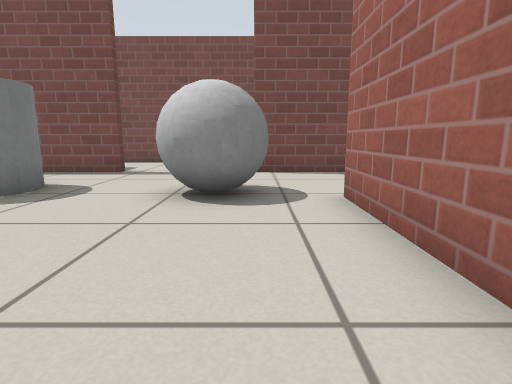
View 1 (above)

16 first-person views from a walk through a world built for the Gazebo simulator. The camera is 0.5 m above the floor, tilts 10° down and sees 80° across. The floor is counted in squares, 0.5 m on a side. Each view is taken from the middle of a square. On the plan, view 1 faces up. The plan holds only what a view shows up to about 12 squares ahead; the rest is blank. Simple patterns stand in for the simulator's built-in surfaces.

View 2
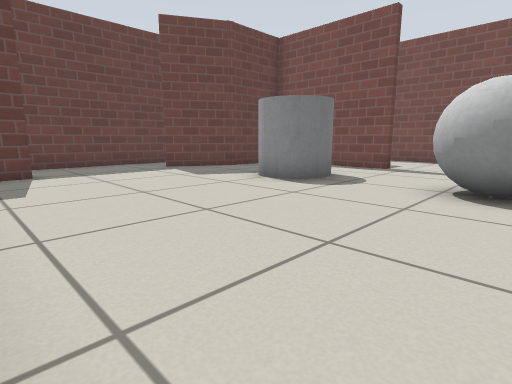

View 3
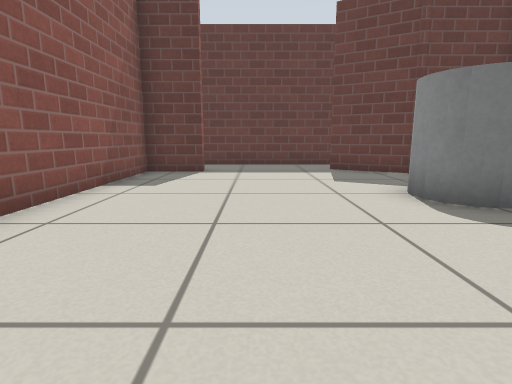

View 4
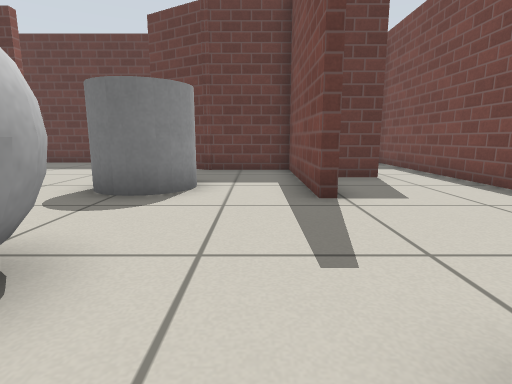

View 5
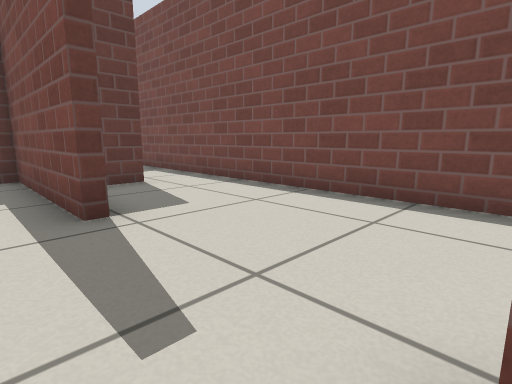

View 6
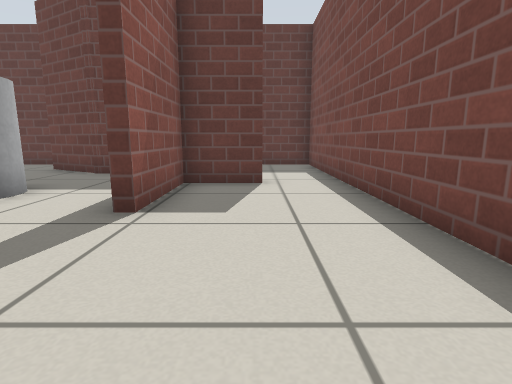

View 7
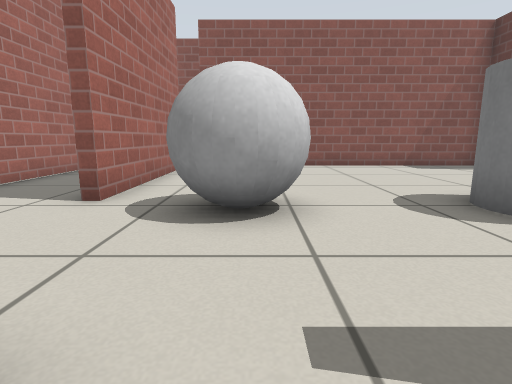

View 8
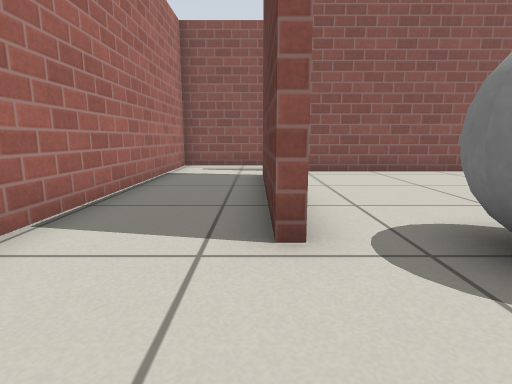

View 9
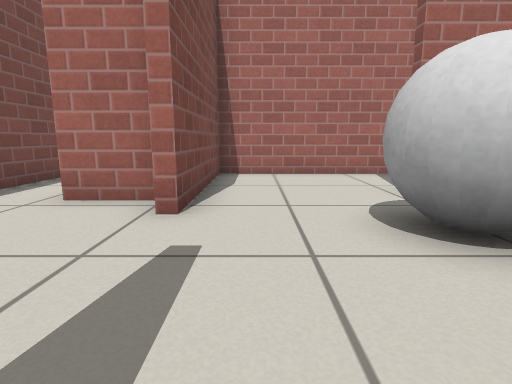

View 10
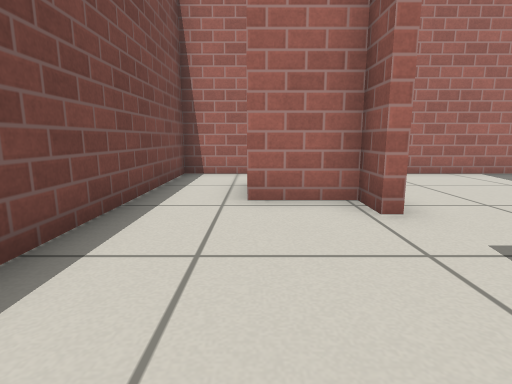

View 11
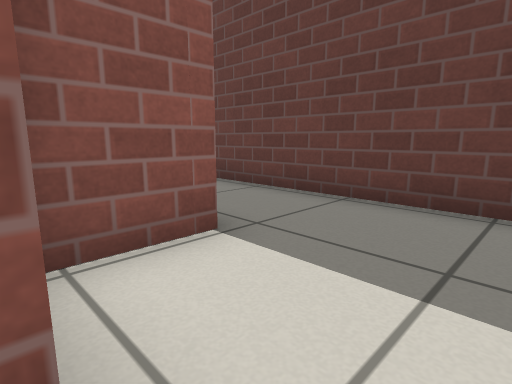

View 12
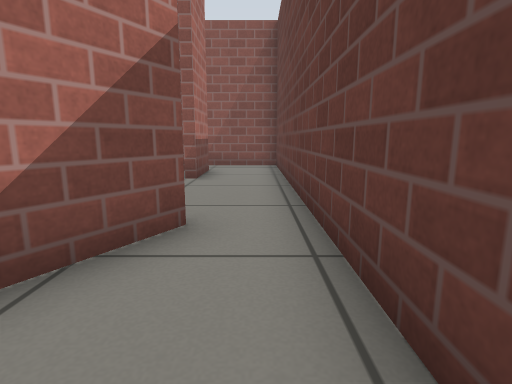

View 13
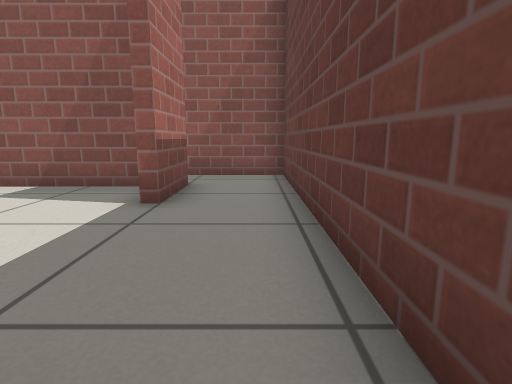

View 14
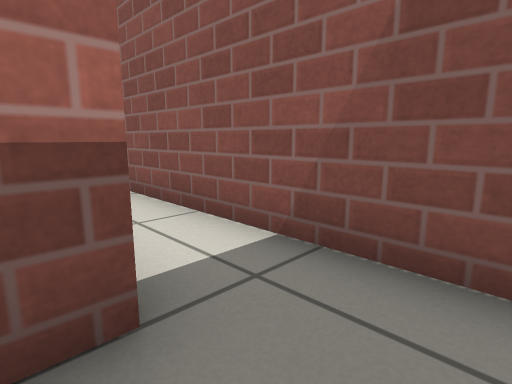

View 15
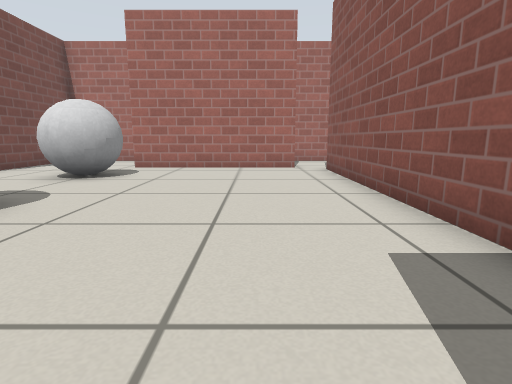

View 16
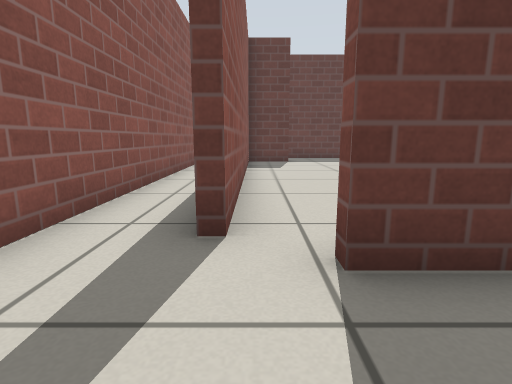

### Floor plan
Points are (right, up) in squares from view 1. A wall is a line through its corners. A room is listed if a view was taken in it or the views show most of it. See-through windows are left out.
Room 1 (views 1, 2, 3, 4, 5, 6, 7, 9, 10, 11, 13, 14, 15)
walls: (-4, 9.1) (-8.7, 9.1) (-8.7, 6.5) (-9.9, 4.4); (-0.1, 9.4) (0.9, 9.4) (0.9, 11.3); (1.4, 9.1) (-0.1, 9.1); (-6.8, 11.3) (-6.8, 9.4) (-4, 9.4); (1.5, -0.4) (1.5, 5.2); (-11.8, 5.5) (-11.8, -3.4) (-9.6, -3.4); (-9.5, -1.6) (-9.5, 0.4) (-9.2, 0.4) (-9.2, -1.3) (1, -1.3); (2.6, 13) (-7.6, 13)
ways out: opening at (2, 7) to room 2; opening at (-11, 5) to room 3; opening at (-7, 12) to room 3; opening at (-9, -3) to room 4; opening at (1, -2) to room 4; opening at (1.5, 12)
objects: grey cylinder (-6, 5) to (-5, 7); grey ball (-2, 5) to (0, 6)
Room 2 (views 8, 16)
walls: (1.8, 5.2) (1.8, -0.4); (1.6, -3.4) (4.6, -3.4) (4.6, 9.1) (1.4, 9.1)
ways out: opening at (2, 7) to room 1; opening at (2, -2) to room 4
Room 3 (view 12)
walls: (-9.1, 9.4) (-7.4, 9.4); (-7.6, 13) (-11.8, 13) (-11.8, 5.5); (-10.2, 4.4) (-9.2, 6.2)
ways out: opening at (-11, 5) to room 1; opening at (-7, 12) to room 1
Room 4 (no view inside)
walls: (-9.6, -3.4) (1.6, -3.4)
ways out: opening at (-9, -3) to room 1; opening at (1, -2) to room 1; opening at (2, -2) to room 2

Where each view was taken, in squares from view 1:
view 1: 0 up, 0 right, facing up
view 2: 1 down, 0 right, facing up-left
view 3: 2 up, 0 right, facing left
view 4: 8 up, 1 right, facing left
view 5: 8 up, 0 right, facing up-left
view 6: 11 up, 0 right, facing left
view 7: 10 up, 1 left, facing down
view 8: 8 up, 2 right, facing down
view 9: 8 up, 4 left, facing right
view 10: 11 up, 4 left, facing right
view 11: 12 up, 7 left, facing down-left
view 12: 8 up, 11 left, facing down
view 13: 5 up, 11 left, facing down
view 14: 1 down, 11 left, facing down-right
view 15: 1 up, 9 left, facing right
view 16: 1 down, 4 right, facing left
